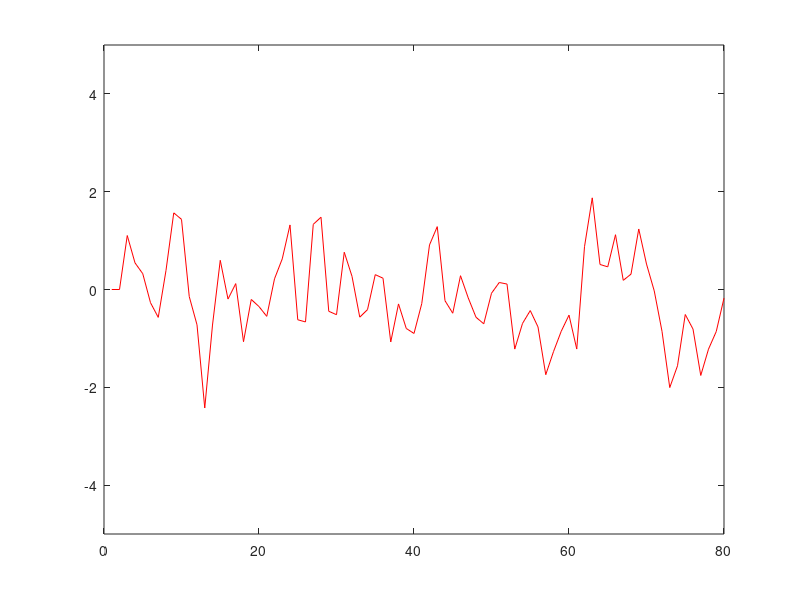

The MATLAB script that drew this image:
% Simulacao de modelos lineares discretos
% videos: 
% https://youtu.be/09Dxfp_RsD4
% https://youtu.be/g4kyoxFExQo
%
% livro texto: 
% https://www.editora.ufmg.br/#/pages/obras?palavra=Aguirre

% LAA 2/6/20





% Definicao dos coeficientes dos polinomios 
a1=1.5; a2=-0.7; % coeficientes do polinomio A
b1=1; b2=0.5; % coeficientes do polinomio B
c1=0.8; % coeficientes do polinomio C
d1=0.4; % coeficientes do polinomio D
f1=0.3; f2=-0.6; % coeficientes do polinomio F

% entrada
u=0.5*sign(sin((pi/10)*[1:80]));

set(gca,'FontSize',16)
plot(u,'k-')
axis([0 80 -1 1])

%%

% ruido branco
nu=randn(size(u))*0.5;

% Modelo FIR 
% polinomios usados: B (os demais sao unitarios)
clear y
for k=3:length(u)
    % Eq. 2.42 do livro texto
    y(k)=b1*u(k-1)+b2*u(k-2)+nu(k);
end

set(gca,'FontSize',16)
plot(y,'r-')



%%
% Modelo ARX 
% polinomios usados: A e B (os demais sao unitarios)
clear y
% condicoes iniciais (arbitrarias)
y(1)=0.2; yo(1)=0.2;
y(2)=-0.3; yo(2)=-0.3
for k=3:length(u)
    % Eq. 2.43 do livro texto depois de passar
    % alguns termos para o lado direito 
    y(k)=a1*y(k-1)+a2*y(k-2)+b1*u(k-1)+b2*u(k-2)+nu(k);
    yo(k)=a1*yo(k-1)+a2*yo(k-2)+b1*u(k-1)+b2*u(k-2);
end

set(gca,'FontSize',16)
plot(1:80,y,'r',1:80,yo,'b')
axis([0 80 -10 10])


%%
% Modelo ARX o caso Monte Carlo
% polinomios usados: A e B (os demais sao unitarios)
clear y
y=zeros(20,80);
% condicoes iniciais (arbitrarias)
y(1)=0.2; 
y(2)=-0.3; 
for j=1:20
 % cada simulacao tem sua propria realizacao de ruido
 nu=randn(size(u))*0.5; 
 for k=3:length(u)
    % Eq. 2.43 do livro texto depois de passar
    % alguns termos para o lado direito 
    y(j,k)=a1*y(j,k-1)+a2*y(j,k-2)+b1*u(k-1)+b2*u(k-2)+nu(k);
 end
end


set(gca,'FontSize',16)
plot(1:80,y(2:20,:),'g:',1:80,y(1,:),'r')



%%
% Modelo ARMAX 
% polinomios usados: A, B e C (os demais sao unitarios)
clear y
% condicoes iniciais (arbitrarias)
y(1)=0.2; 
y(2)=-0.3; 
for k=3:length(u)
    % Eq. 2.45 do livro texto depois de passar
    % alguns termos para o lado direito 
    y(k)=a1*y(k-1)+a2*y(k-2)+b1*u(k-1)+b2*u(k-2)+c1*nu(k-1)+nu(k);
end

set(gca,'FontSize',16)
plot(1:80,y,'r')
axis([0 80 -10 10])





%%
% Modelo ARMA o caso Monte Carlo
% polinomios usados: A e C (os demais sao unitarios)
clear y
y=zeros(20,80);
% condicoes iniciais (arbitrarias)
y(1)=0.2; 
y(2)=-0.3; 
for j=1:20
 % cada simulacao tem sua propria realizacao de ruido
 nu=randn(size(u))*0.5; 
 for k=3:length(u)
    % Eq. 2.47 do livro texto depois de passar
    % alguns termos para o lado direito 
    y(j,k)=a1*y(j,k-1)+a2*y(j,k-2)+c1*nu(k-1)+nu(k);
 end
end


set(gca,'FontSize',16)
plot(1:80,y(2:20,:),'g:',1:80,y(1,:),'r')


%%
% Modelo OEM o caso Monte Carlo
% polinomios usados: F e B (os demais sao unitarios)
clear y
y=zeros(20,80);
% condicoes iniciais (arbitrarias)
w(1)=0.2; 
w(2)=-0.3; 
for j=1:20
 % cada simulacao tem sua propria realizacao de ruido
 nu=randn(size(u))*0.5; 
 for k=3:length(u)
    % Eq. 2.50 do livro texto depois de passar
    % alguns termos para o lado direito 
    w(k)=f1*w(k-1)+f2*w(k-2)+b1*u(k-1)+b2*u(k-2);
    y(j,k)=w(k)+nu(k);
 end
end


set(gca,'FontSize',16)
plot(1:80,y(2:20,:),'g:',1:80,y(1,:),'r',1:80,w,'b')

%%
% Modelo Box-Jenkins 
% polinomios usados: F, B, C e D (os demais sao unitarios)
clear y w
% condicoes iniciais (arbitrarias)
w(1)=0.2; 
w(2)=-0.3; 
e=zeros(length(u));
for k=3:length(u)
    % Codificaremos em duas etapas 
    % parcela devida ao processo
    w(k)=f1*w(k-1)+f2*w(k-2)+b1*u(k-1)+b2*u(k-2);
    % parcela devida ao ruido (sabe chegar a isso?)
    e(k)=-d1*e(k-1)+c1*nu(k-1)+nu(k);
    y(k)=w(k)+e(k);
end

set(gca,'FontSize',16)
plot(1:80,y,'r')
axis([0 80 -5 5])